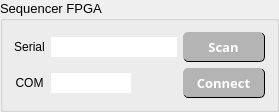
       <widget class="QGroupBox" name="groupBox_10">
        <property name="font">
         <font>
          <family>Arial</family>
          <pointsize>10</pointsize>
         </font>
        </property>
        <property name="title">
         <string>Sequencer FPGA</string>
        </property>
        <layout class="QGridLayout" name="gridLayout_5">
         <item row="0" column="2">
          <widget class="QLabel" name="LBL_serial">
           <property name="font">
            <font>
             <family>Arial</family>
             <pointsize>9</pointsize>
            </font>
           </property>
           <property name="text">
            <string>Serial</string>
           </property>
           <property name="alignment">
            <set>Qt::AlignCenter</set>
           </property>
          </widget>
         </item>
         <item row="1" column="4">
          <spacer name="horizontalSpacer_4">
           <property name="orientation">
            <enum>Qt::Horizontal</enum>
           </property>
           <property name="sizeHint" stdset="0">
            <size>
             <width>40</width>
             <height>20</height>
            </size>
           </property>
          </spacer>
         </item>
         <item row="1" column="2">
          <widget class="QLabel" name="LBL_com">
           <property name="font">
            <font>
             <family>Arial</family>
             <pointsize>9</pointsize>
            </font>
           </property>
           <property name="text">
            <string>COM</string>
           </property>
           <property name="alignment">
            <set>Qt::AlignCenter</set>
           </property>
          </widget>
         </item>
         <item row="0" column="5">
          <widget class="QPushButton" name="BTN_fpga_scan">
           <property name="minimumSize">
            <size>
             <width>30</width>
             <height>30</height>
            </size>
           </property>
           <property name="font">
            <font>
             <family>Arial Black</family>
             <pointsize>10</pointsize>
             <weight>75</weight>
             <bold>true</bold>
            </font>
           </property>
           <property name="styleSheet">
            <string notr="true">border-radius: 5px ;background-color: rgb(180, 180, 180);  color: rgb(255, 255, 255); color: rgb(255, 255, 255); border-style: outset; border-bottom: 1px solid; border-right: 1px solid</string>
           </property>
           <property name="text">
            <string>Scan</string>
           </property>
           <property name="checkable">
            <bool>false</bool>
           </property>
           <property name="checked">
            <bool>false</bool>
           </property>
           <property name="autoDefault">
            <bool>false</bool>
           </property>
          </widget>
         </item>
         <item row="1" column="5">
          <widget class="QPushButton" name="BTN_fpga_connect">
           <property name="minimumSize">
            <size>
             <width>30</width>
             <height>30</height>
            </size>
           </property>
           <property name="font">
            <font>
             <family>Arial Black</family>
             <pointsize>10</pointsize>
             <weight>75</weight>
             <bold>true</bold>
            </font>
           </property>
           <property name="styleSheet">
            <string notr="true">border-radius: 5px ;background-color: rgb(180, 180, 180);  color: rgb(255, 255, 255); color: rgb(255, 255, 255); border-style: outset; border-bottom: 1px solid; border-right: 1px solid</string>
           </property>
           <property name="text">
            <string>    Connect    </string>
           </property>
           <property name="checkable">
            <bool>true</bool>
           </property>
           <property name="checked">
            <bool>false</bool>
           </property>
           <property name="autoDefault">
            <bool>false</bool>
           </property>
          </widget>
         </item>
         <item row="0" column="3" colspan="2">
          <widget class="QLineEdit" name="TXT_serial">
           <property name="minimumSize">
            <size>
             <width>0</width>
             <height>20</height>
            </size>
           </property>
           <property name="maximumSize">
            <size>
             <width>250</width>
             <height>16777215</height>
            </size>
           </property>
           <property name="styleSheet">
            <string notr="true">QLineEdit { border: none }</string>
           </property>
           <property name="alignment">
            <set>Qt::AlignCenter</set>
           </property>
          </widget>
         </item>
         <item row="1" column="3">
          <widget class="QLineEdit" name="TXT_com">
           <property name="minimumSize">
            <size>
             <width>0</width>
             <height>20</height>
            </size>
           </property>
           <property name="maximumSize">
            <size>
             <width>80</width>
             <height>16777215</height>
            </size>
           </property>
           <property name="styleSheet">
            <string notr="true">QLineEdit { border: none }</string>
           </property>
           <property name="alignment">
            <set>Qt::AlignCenter</set>
           </property>
          </widget>
         </item>
        </layout>
       </widget>
